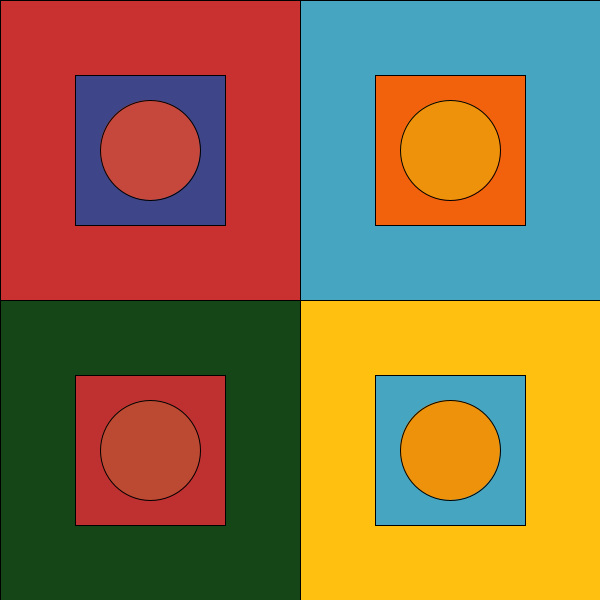
Frame 1 (no input)
Frame 60 (the mouse pressed at the canvas centre just before this capture): identical to frame 1, image omitted
Frame 120 (the mouse held since frame 60 and released just before this capture): identical to frame 1, image omitted

The Processing sketch that drew this single still picture (run headless with seeded random() and noise(); from frame 60 on, the mouse is pressed at the canvas centre):

// Processing sketch: processing_85760
// ── processing_85760.pde

int threehundred = 300;
float percent = 50;



void setup() {
  size(600, 600);
}

void draw(){
//background(0, 150, 150);



//red square
fill(201,49,49);
rect(0,0,300,300);
fill(62,69,137);
rect(75,75,150,150);
fill(198,72,60);
ellipse(150,150,100,100);

//blue square
fill(70,165,193);
rect(300,0,300,300);
fill(242,97,12);
rect(375,75,150,150);
fill(237,146,10);
ellipse(450,150,100,100);

//green square
fill(21,70,23);
rect(0,300,300,600);
fill(191,48,48);
rect(75,375,150,150);
fill(188,73,49);
ellipse(150,450,100,100);



fill(255,192,15);
rect(300,300,600,600);

//Yellow square
fill(70,165,193);
rect(375,375,150,150);
fill(237,146,10);
ellipse(450,450,100,100);

//ellipse(mouseX,mouseY,30,30);
println("moouse x: ");
println(mouseX);
println("moouse y: ");
println(mouseY);

}
